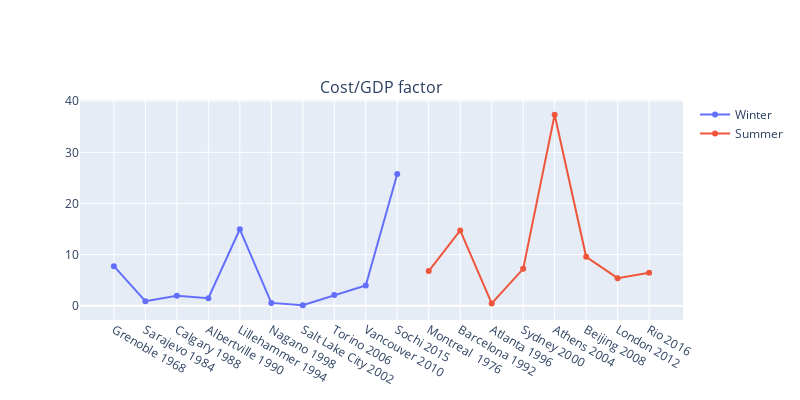

Notebook code for this chart:
### Code cell
cities_s = cost_gdp_summer['City'].tolist()[::-1]
years_s = cost_gdp_summer['Year'].tolist()[::-1]

cities_years_s = [cities_s[i] + ' '+  str(years_s[i]) for i in range(len(cities_s))] 

cities_w = cost_gdp_winter['City'].tolist()[::-1]
years_w = cost_gdp_winter['Year'].tolist()[::-1]

cities_years_w = [cities_w[i] + ' '+  str(years_w[i]) for i in range(len(cities_w))] 

fig = go.Figure()

fig = make_subplots(
            rows=1, cols=1,
            shared_xaxes=True,
            vertical_spacing =0.1, subplot_titles=("Cost/GDP factor", "Cost/GDP factor"))# tune this value until the two charts don't overlap

fig.add_trace(go.Scatter(x=cities_years_w,
                         y=cost_gdp_winter['Cost/GDP'].tolist()[::-1],
                         name = 'Winter'), row=1, col=1
                        )

fig.add_trace(go.Scatter(x=cities_years_s,
                         y=cost_gdp_summer['Cost/GDP'].tolist()[::-1],
                         name = 'Summer'), row=1, col=1
                        )




fig.update_layout(width=800, height=400)
fig.show()

### Figure 1 — Plotly figure (JSON) as saved in the notebook; plotly's stock layout.template omitted (floating-point values rounded to 4 significant figures)
{"data": [{"name": "Winter", "type": "scatter", "x": ["Grenoble 1968", "Sarajevo 1984", "Calgary 1988", "Albertville 1990", "Lillehammer 1994", "Nagano 1998", "Salt Lake City 2002", "Torino 2006", "Vancouver 2010", "Sochi 2015"], "xaxis": "x", "y": [7.752, 0.9091, 1.972, 1.497, 14.96, 0.5703, 0.1097, 2.105, 3.975, 25.78], "yaxis": "y"}, {"name": "Summer", "type": "scatter", "x": ["Montreal  1976", "Barcelona 1992", "Atlanta 1996", "Sydney 2000", "Athens 2004", "Beijing 2008", "London 2012", "Rio 2016"], "xaxis": "x", "y": [6.796, 14.74, 0.4707, 7.229, 37.34, 9.578, 5.407, 6.48], "yaxis": "y"}], "layout": {"annotations": [{"font": {"size": 16}, "showarrow": false, "text": "Cost/GDP factor", "x": 0.5, "xanchor": "center", "xref": "paper", "y": 1, "yanchor": "bottom", "yref": "paper"}], "height": 400, "width": 800, "xaxis": {"anchor": "y", "domain": [0, 1]}, "yaxis": {"anchor": "x", "domain": [0, 1]}}}
